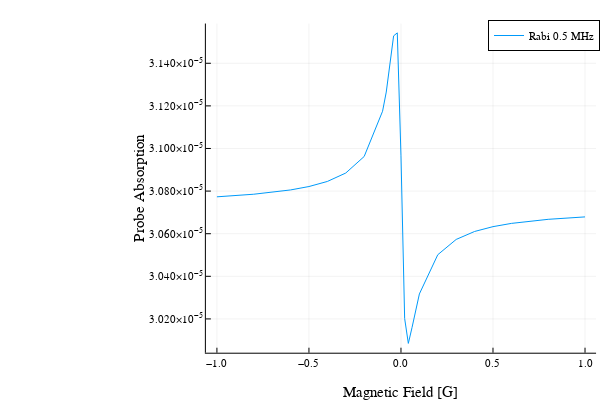

Notebook code for this chart:
### Code cell
dfOmega0k5=DataFrame(B=xOmega0k5,Absorption=yOmega0k5)
CSV.write("CsD1_33_Omega0k5.csv",dfOmega2)
plot(xOmega0k5,yOmega0k5,xlabel="Magnetic Field [G]",ylabel="Probe Absorption",label="Rabi 0.5 MHz")

### Figure 1 — Plotly figure (JSON) as saved in the notebook; plotly's stock layout.template omitted (floating-point values rounded to 4 significant figures)
{"data": [{"colorbar": {"len": 0.9143, "title": {"text": ""}, "x": 0.9934, "y": 0.533}, "legendgroup": "Rabi 0.5 MHz", "line": {"color": "rgba(0, 154, 250, 1.000)", "dash": "solid", "shape": "linear", "width": 1}, "mode": "lines", "name": "Rabi 0.5 MHz", "showlegend": true, "type": "scatter", "x": [-1, -0.8, -0.6, -0.5, -0.4, -0.3, -0.2, -0.1, -0.08, -0.06, -0.04, -0.02, 0, 0.02, 0.04, 0.06, 0.08, 0.1, 0.2, 0.3, 0.4, 0.5, 0.6, 0.8, 1], "xaxis": "x", "y": [3.077e-05, 3.079e-05, 3.081e-05, 3.082e-05, 3.085e-05, 3.088e-05, 3.096e-05, 3.117e-05, 3.126e-05, 3.139e-05, 3.153e-05, 3.154e-05, 3.097e-05, 3.02e-05, 3.009e-05, 3.016e-05, 3.025e-05, 3.032e-05, 3.05e-05, 3.057e-05, 3.061e-05, 3.063e-05, 3.065e-05, 3.067e-05, 3.068e-05], "yaxis": "y"}], "layout": {"annotations": [], "height": 400, "legend": {"bgcolor": "rgba(255, 255, 255, 1.000)", "bordercolor": "rgba(0, 0, 0, 1)", "borderwidth": 1, "font": {"color": "rgba(0, 0, 0, 1)", "family": "sans-serif", "size": 11}, "title": {"font": {"color": "rgba(0, 0, 0, 1)", "family": "sans-serif", "size": 15}, "text": ""}, "tracegroupgap": 0, "traceorder": "normal", "x": 1, "xanchor": "auto", "y": 1, "yanchor": "auto"}, "margin": {"b": 20, "l": 0, "r": 0, "t": 20}, "paper_bgcolor": "rgba(255, 255, 255, 1.000)", "plot_bgcolor": "rgba(255, 255, 255, 1.000)", "showlegend": true, "width": 600, "xaxis": {"anchor": "y", "domain": [0.3431, 0.9934], "gridcolor": "rgba(0, 0, 0, 0.1)", "gridwidth": 0.5, "linecolor": "rgba(0, 0, 0, 1)", "mirror": false, "range": [-1.06, 1.06], "showgrid": true, "showline": true, "showticklabels": true, "tickangle": 0, "tickcolor": "rgb(0, 0, 0)", "tickfont": {"color": "rgba(0, 0, 0, 1)", "family": "sans-serif", "size": 11}, "tickmode": "array", "ticks": "inside", "ticktext": ["−1.0", "−0.5", "0.0", "0.5", "1.0"], "tickvals": [-1, -0.5, 0, 0.5, 1], "title": {"font": {"color": "rgba(0, 0, 0, 1)", "family": "sans-serif", "size": 15}, "text": "Magnetic Field [G]"}, "type": "linear", "visible": true, "zeroline": false, "zerolinecolor": "rgba(0, 0, 0, 1)"}, "yaxis": {"anchor": "x", "domain": [0.07581, 0.9902], "gridcolor": "rgba(0, 0, 0, 0.1)", "gridwidth": 0.5, "linecolor": "rgba(0, 0, 0, 1)", "mirror": false, "range": [3.004e-05, 3.159e-05], "showgrid": true, "showline": true, "showticklabels": true, "tickangle": 0, "tickcolor": "rgb(0, 0, 0)", "tickfont": {"color": "rgba(0, 0, 0, 1)", "family": "sans-serif", "size": 11}, "tickmode": "array", "ticks": "inside", "ticktext": ["3.020×10<sup>−5</sup>", "3.040×10<sup>−5</sup>", "3.060×10<sup>−5</sup>", "3.080×10<sup>−5</sup>", "3.100×10<sup>−5</sup>", "3.120×10<sup>−5</sup>", "3.140×10<sup>−5</sup>"], "tickvals": [3.02e-05, 3.04e-05, 3.06e-05, 3.08e-05, 3.1e-05, 3.12e-05, 3.14e-05], "title": {"font": {"color": "rgba(0, 0, 0, 1)", "family": "sans-serif", "size": 15}, "text": "Probe Absorption"}, "type": "linear", "visible": true, "zeroline": false, "zerolinecolor": "rgba(0, 0, 0, 1)"}}}
